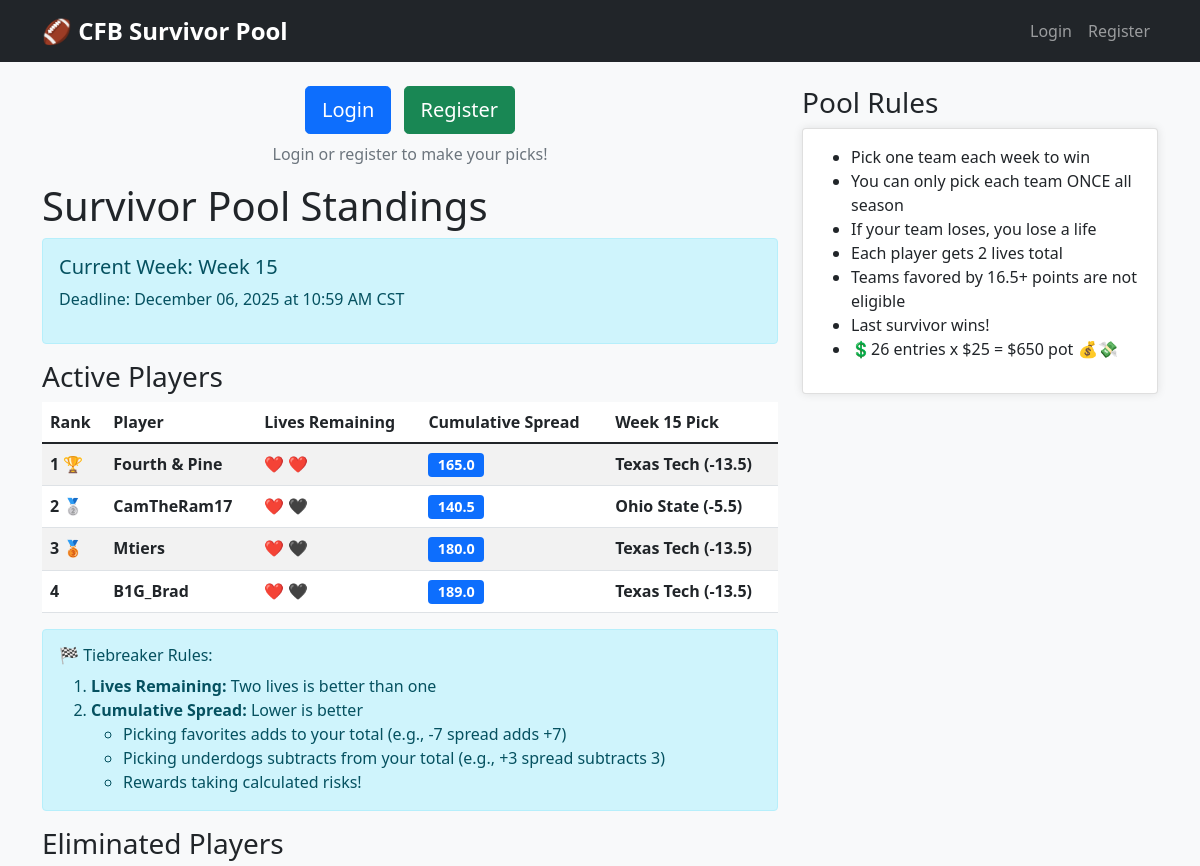
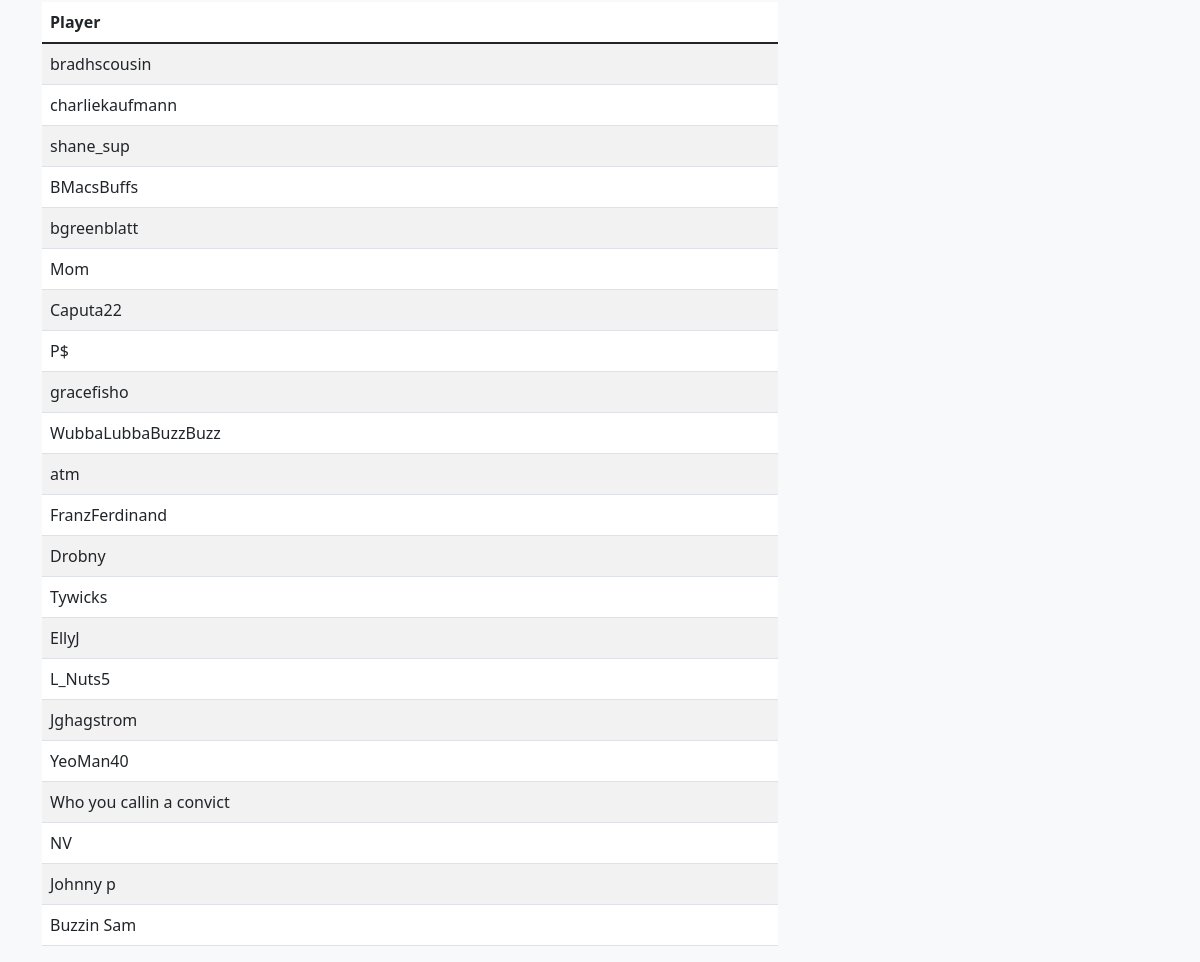
The page / on the database its author committed (2 pictures, top to bottom).
### models.py (models this page shows)
class Week(db.Model):
    id = db.Column(db.Integer, primary_key=True)
    week_number = db.Column(db.Integer, unique=True, nullable=False)
    start_date = db.Column(db.DateTime, nullable=False)
    deadline = db.Column(db.DateTime, nullable=False)  # When picks lock
    is_active = db.Column(db.Boolean, default=False)  # Current week flag
    is_complete = db.Column(db.Boolean, default=False)  # Week results finalized
    is_playoff_week = db.Column(db.Boolean, default=False)  # Playoff week flag
    round_name = db.Column(db.String(100), nullable=True)  # Display name (e.g., "CFP Round 1")

class User(UserMixin, db.Model):
    id = db.Column(db.Integer, primary_key=True)
    username = db.Column(db.String(80), unique=True, nullable=False)
    email = db.Column(db.String(120), unique=True, nullable=False)
    password = db.Column(db.String(200), nullable=False)
    lives_remaining = db.Column(db.Integer, default=2)
    is_eliminated = db.Column(db.Boolean, default=False)
    has_paid = db.Column(db.Boolean, default=False)
    cumulative_spread = db.Column(db.Float, default=0.0)
    picks = db.relationship('Pick', backref='user', lazy=True)
    def calculate_cumulative_spread(self):
        total = 0.0
        for pick in self.picks:
            if not is_past_deadline(pick.week.deadline):
                continue
            game = Game.query.filter_by(week_id=pick.week_id).filter(
                db.or_(Game.home_team_id == pick.team_id,
                Game.away_team_id == pick.team_id)
            ).first()
            if game:
                if pick.team_id == game.home_team_id:
                    team_spread = game.home_team_spread
                else:  # Away team
                    team_spread = -game.home_team_spread
                if team_spread < 0:  # Favorite
                    total += abs(team_spread)
                else:  # Underdog
                    total -= team_spread
        self.cumulative_spread = total
        return total
    @property
    def display_name(self):
        if self.username == 'admin':
            return 'B1G_Brad'
        return self.username

### app.py (the view, shortened to what this page needs)
@app.route('/')
def index():
    current_week = Week.query.filter_by(is_active=True).first()
    user_pick = None
    user_pick_spread = None
    week_picks = {}
    show_picks = False
    if current_week:
        current_week.deadline = make_aware(current_week.deadline)
        show_picks = deadline_has_passed(current_week.deadline)
        if show_picks:
            all_picks = Pick.query.filter_by(week_id=current_week.id).all()
            for pick in all_picks:
                game = Game.query.filter_by(week_id=current_week.id).filter(
                    db.or_(Game.home_team_id == pick.team_id,
                           Game.away_team_id == pick.team_id)
                ).first()
                if game:
                    if pick.team_id == game.home_team_id:
                        spread = game.home_team_spread
                    else:
                        spread = -game.home_team_spread
                    week_picks[pick.user_id] = f"{pick.team.name} ({spread:+.1f})"
                else:
                    week_picks[pick.user_id] = pick.team.name
    all_users = User.query.all()
    for user in all_users:
        user.calculate_cumulative_spread()
    db.session.commit()
    users = User.query.filter_by(is_eliminated=False).order_by(
        User.lives_remaining.desc(),
        User.cumulative_spread.asc()  # Changed from desc to asc
    ).all()
    eliminated_users = User.query.filter_by(is_eliminated=True).all()
    return render_template('index.html',
                         current_week=current_week,
                         user_pick=user_pick,
                         user_pick_spread=user_pick_spread,
                         users=users,
                         eliminated_users=eliminated_users,
                         week_picks=week_picks,  # Add this
                         show_picks=show_picks,  # Add this
                         format_deadline=format_deadline,
                         timezone=POOL_TZ_NAME)

### app.py (called while the page is built)
@app.context_processor
def inject_timezone_functions():
    return {
        'format_deadline': format_deadline,
        'to_pool_time': to_pool_time,
        'get_current_time': get_current_time,
        'timezone': POOL_TZ_NAME,
        'get_week_display_info': get_week_display_info  # Add this line
    }

### datetime_utils.py (called while the page is built)
def get_chicago_time():
    return datetime.now(CHICAGO_TZ)

def make_chicago_aware(dt):
    if dt is None:
        return None
    if dt.tzinfo is None:
        return CHICAGO_TZ.localize(dt)
    return dt.astimezone(CHICAGO_TZ)

def is_past_deadline(deadline):
    deadline_chicago = make_chicago_aware(deadline)
    current_chicago = get_chicago_time()
    return current_chicago > deadline_chicago

### timezone_utils.py (called while the page is built)
def get_current_time():
    return datetime.now(POOL_TZ)

def make_aware(dt, tz=POOL_TZ):
    if dt is None:
        return None
    if dt.tzinfo is None:
        return tz.localize(dt)
    return dt

def deadline_has_passed(deadline):
    deadline_aware = make_aware(deadline)
    current = get_current_time()
    return current > deadline_aware

def format_deadline(deadline):
    import pytz
    if deadline is None:
        return 'TBD'
    chicago_tz = pytz.timezone('America/Chicago')
    if deadline.tzinfo is not None:
        deadline_chicago = deadline.astimezone(chicago_tz)
    else:
        deadline_chicago = chicago_tz.localize(deadline)
    return deadline_chicago.strftime('%B %d, %Y at %I:%M %p %Z')

### templates/index.html (shortened to what this page needs)
{% extends "base.html" %}
{% block content %}
<div class="row">
    <div class="col-md-8">
        {% if not current_user.is_authenticated %}
        <div class="text-center mb-3">
            <a href="{{ url_for('login') }}" class="btn btn-primary btn-lg me-2">Login</a>
            <a href="{{ url_for('register') }}" class="btn btn-success btn-lg">Register</a>
            <p class="mt-2 text-muted">Login or register to make your picks!</p>
        </div>
        {% endif %}
        <h1>Survivor Pool Standings</h1>
       {% if current_week %}
    <div class="alert alert-info">
        <h5>Current Week: Week {{ current_week.week_number }}</h5>
        <p>Deadline: {{ format_deadline(current_week.deadline) }}</p>
    </div>
{% endif %}
<h3>Active Players</h3>
<table class="table table-striped">
    <thead>
        <tr>
            <th>Rank</th>
            <th>Player</th>
            <th>Lives Remaining</th>
            <th>Cumulative Spread</th>
            {% if current_week %}
            <th>Week {{ current_week.week_number }} Pick</th>
            {% endif %}
        </tr>
    </thead>
    <tbody>
        {% for user in users %}
        <tr {% if current_user.is_authenticated and user.id == current_user.id %}class="table-info"{% endif %}>
            <td>
                <strong>{{ loop.index }}</strong>
                {% if loop.index == 1 %}
                    🏆
                {% elif loop.index == 2 %}
                    🥈
                {% elif loop.index == 3 %}
                    🥉
                {% endif %}
            </td>
            <td>
                <strong>{{ user.display_name }}</strong>
            </td>
            <td>
                {% for i in range(user.lives_remaining) %}
                    ❤️
                {% endfor %}
                {% for i in range(2 - user.lives_remaining) %}
                    🖤
                {% endfor %}
            </td>
            <td>
                <span class="badge bg-primary">{{ "%.1f"|format(user.cumulative_spread) }}</span>
            </td>
            {% if current_week %}
            <td>
                {% if show_picks %}
                    {% if user.id in week_picks %}
                        <strong>{{ week_picks[user.id] }}</strong>
                    {% else %}
                        <span class="text-muted">No Pick</span>
                    {% endif %}
                {% else %}
                    <span class="text-muted">
                        <em>Hidden until deadline</em>
                    </span>
                {% endif %}
            </td>
            {% endif %}
        </tr>
        {% endfor %}
    </tbody>
</table>
<div class="alert alert-info mt-3">
    <h6>🏁 Tiebreaker Rules:</h6>
    <ol class="mb-0">
        <li><strong>Lives Remaining:</strong> Two lives is better than one</li>
        <li><strong>Cumulative Spread:</strong> Lower is better
            <ul>
                <li>Picking favorites adds to your total (e.g., -7 spread adds +7)</li>
                <li>Picking underdogs subtracts from your total (e.g., +3 spread subtracts 3)</li>
                <li>Rewards taking calculated risks!</li>
            </ul>
        </li>
    </ol>
</div>
        {% if eliminated_users %}
        <h3>Eliminated Players</h3>
        <table class="table table-striped">
            <thead>
                <tr>
                    <th>Player</th>
                </tr>
            </thead>
            <tbody>
                {% for user in eliminated_users %}
                <tr>
                    <td>{{ user.display_name }}</td>
                </tr>
                {% endfor %}
            </tbody>
        </table>
        {% endif %}
    </div>
    <div class="col-md-4">
        <h3>Pool Rules</h3>
        <div class="card">
            <div class="card-body">
                <ul>
                    <li>Pick one team each week to win</li>
                    <li>You can only pick each team ONCE all season</li>
                    <li>If your team loses, you lose a life</li>
                    <li>Each player gets 2 lives total</li>
                    <li>Teams favored by 16.5+ points are not eligible</li>
                    <li>Last survivor wins!</li>
                    <li>💲26 entries x $25 = $650 pot 💰💸</li>
                </ul>
            </div>
        </div>
    </div>
</div>
{% endblock %}

### static/style.css (style rules this page uses)
body { background-color: #f8f9fa; }
.card { box-shadow: 0 0 10px rgba(0,0,0,0.1); margin-bottom: 20px; }
.table { background-color: white; }
.badge { font-size: 0.9rem; }

### rows shown on the page
Week: week_number "15", deadline "December 06, 2025 at 10:59 AM CST"
User: display_name "Fourth & Pine", lives_remaining 2 (drawn), cumulative_spread "165.0", id "Texas Tech (-13.5)"
User: display_name "CamTheRam17", lives_remaining 1 (drawn), cumulative_spread "140.5", week_picks "Ohio State (-5.5)"
User: display_name "Mtiers", lives_remaining 1 (drawn), cumulative_spread "180.0", week_picks "Texas Tech (-13.5)"
User: display_name "B1G_Brad", lives_remaining 1 (drawn), cumulative_spread "189.0", week_picks "Texas Tech (-13.5)"
User: display_name "bradhscousin"
User: display_name "charliekaufmann"
User: display_name "shane_sup"
User: display_name "BMacsBuffs"
User: display_name "bgreenblatt"
User: display_name "Mom"
User: display_name "Caputa22"
User: display_name "P$"
User: display_name "gracefisho"
User: display_name "WubbaLubbaBuzzBuzz"
User: display_name "atm"
User: display_name "FranzFerdinand"
User: display_name "Drobny"
User: display_name "Tywicks"
User: display_name "EllyJ"
User: display_name "L_Nuts5"
User: display_name "Jghagstrom"
User: display_name "YeoMan40"
User: display_name "Who you callin a convict"
User: display_name "NV"
User: display_name "Johnny p"
User: display_name "Buzzin Sam"
